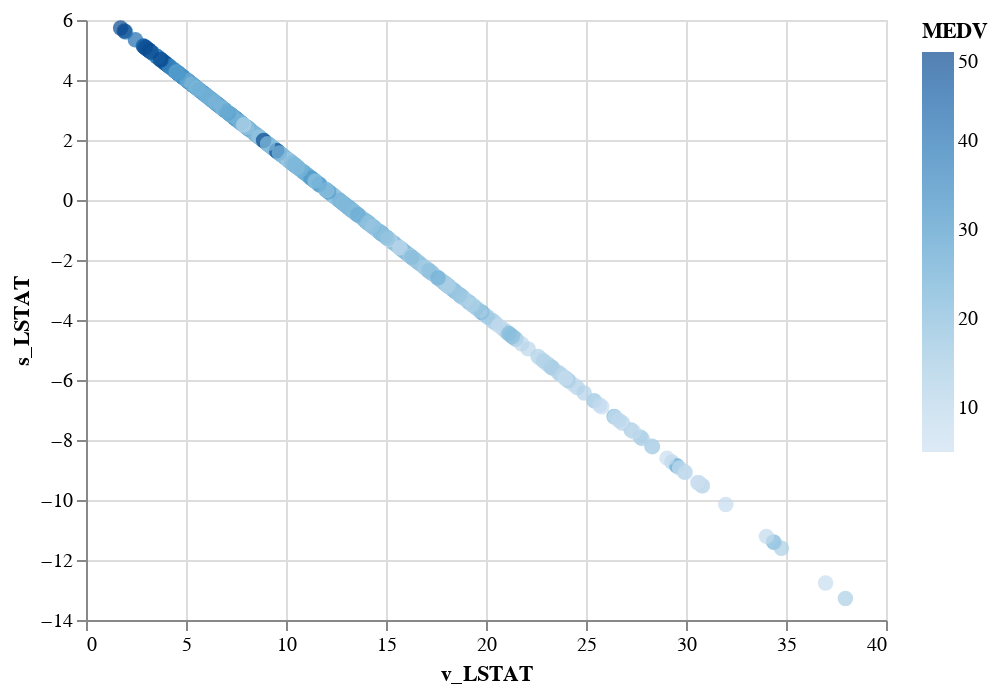

Notebook code for this chart:
### Code cell
alt.Chart(b_x2).mark_circle(size=60).encode(
    x='v_LSTAT',
    y='s_LSTAT',
    color='MEDV'
).interactive()

### Figure 1 — Vega-Lite specification as saved in the notebook (floating-point values rounded to 4 significant figures; data arrays with more than 128 entries replaced by an {"elided": "..."} marker saying what was removed)
{"$schema": "https://vega.github.io/schema/vega-lite/v3.3.0.json", "config": {"mark": {"tooltip": null}, "view": {"height": 300, "width": 400}}, "data": {"name": "data-fa46e2a65aec351deb33dcb0d9dde047"}, "datasets": {"data-fa46e2a65aec351deb33dcb0d9dde047": {"elided": "506 records"}}, "encoding": {"color": {"field": "MEDV", "type": "quantitative"}, "x": {"field": "v_LSTAT", "type": "quantitative"}, "y": {"field": "s_LSTAT", "type": "quantitative"}}, "mark": {"size": 60, "type": "circle"}, "selection": {"selector001": {"bind": "scales", "encodings": ["x", "y"], "type": "interval"}}}
